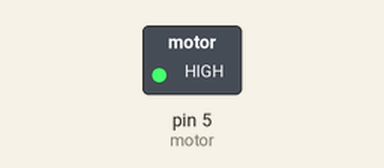
This sketch was run on a simulated Arduino Uno, built with avr-gcc and run on an emulated ATmega328P. On the bench: switched loads named in the sketch (green lamp = pin HIGH).

Above: at 0.1 s.
Timing chart, 0 to 1.6 s (numbered marks = the images above):
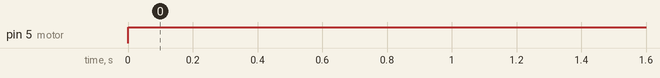

The sketch:

activity-3.ino
```cpp
// arduino is passing data to motor to move
// motor - o/p

int motor=5;

void setup() {
  pinMode(motor,OUTPUT);
}

void loop(){
  digitalWrite(motor,1);
}
```

Measured:
- by itself, pin 5 (motor): LOW → HIGH at 0.00 s
